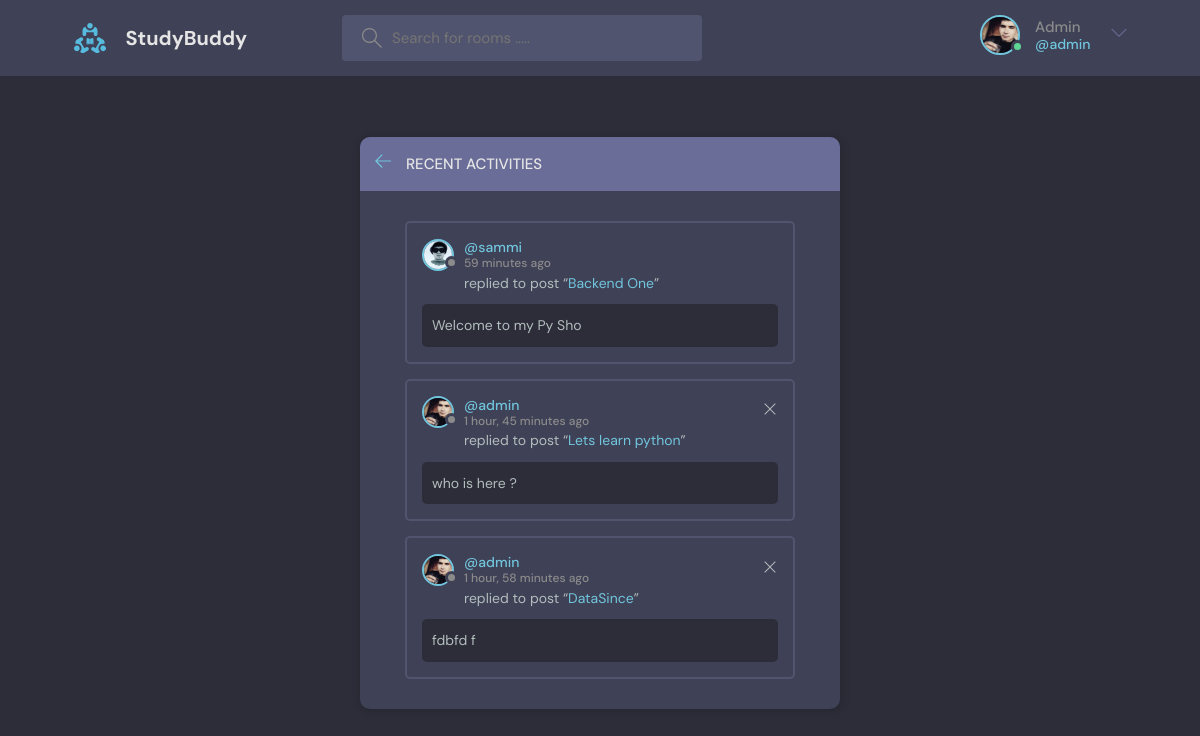
Page /activity_page/ (signed in) on the committed database.
### base/models.py (models this page shows)
class User(AbstractUser):
    name = models.CharField(max_length=200, null=True)
    email = models.EmailField(unique=True)
    bio = models.TextField(null=True)
    avator = models.ImageField(null=True, default='avatar.svg')
    USERNAME_FIELD = 'username'
    REQUIRED_FIELDS = []

class Message(models.Model):
    user = models.ForeignKey(User, on_delete=models.CASCADE)
    room = models.ForeignKey(Room, on_delete=models.CASCADE)
    body = models.TextField()
    updated = models.DateTimeField(auto_now=True)
    date = models.DateTimeField(auto_now_add=True)
    class Meta:
        ordering = ['-updated', '-date']
    def __str__(self):
        return self.body[0:20]

class Room(models.Model):
    host = models.ForeignKey(User, on_delete=models.SET_NULL, null=True)
    topic = models.ForeignKey(Topic, on_delete=models.SET_NULL, null=True)
    participants = models.ManyToManyField(User, related_name='participants', blank=True)
    name = models.CharField(max_length=200)
    description = models.TextField()
    updated = models.DateTimeField(auto_now=True)
    created = models.DateTimeField(auto_now_add=True)
    class Meta:
        ordering = ['-updated', '-created']
    def __str__(self) -> str:
        return self.name

### base/views.py (the view)
# urls.py: path('activity_page/', views.activityPage, name="activity_page"),
def activityPage(request):
    room_messages = Message.objects.all()
    context = {'room_messages': room_messages}
    return render(request, 'activity.html', context)

### base/templates/activity.html
{% extends 'main.html' %}
{% load static %}
{% block content %}
    <main class="layout">
      <div class="container">
        <div class="layout__box">
          <div class="layout__boxHeader">
            <div class="layout__boxTitle">
              <a href="{% url 'home' %}">
                <svg version="1.1" xmlns="http://www.w3.org/2000/svg" width="32" height="32" viewBox="0 0 32 32">
                  <title>arrow-left</title>
                  <path
                    d="M13.723 2.286l-13.723 13.714 13.719 13.714 1.616-1.611-10.96-10.96h27.625v-2.286h-27.625l10.965-10.965-1.616-1.607z"
                  ></path>
                </svg>
              </a>
              <h3>Recent Activities</h3>
            </div>
          </div>
          <div class="activities-page layout__body">
            {% for message in room_messages %}
            <div class="activities__box">
              <div class="activities__boxHeader roomListRoom__header">
                <a href="{% url 'profile' message.user.id %}" class="roomListRoom__author">
                  <div class="avatar avatar--small">
                    <img src="{{message.user.avator.url}}" />
                  </div>
                  <p>
                    @{{message.user}}
                    <span>{{message.date|timesince}} ago</span>
                  </p>
                </a>
                {% if request.user == message.user %}
                <div class="roomListRoom__actions">
                  <a href="{% url 'delete-message' message.id %}">
                    <svg version="1.1" xmlns="http://www.w3.org/2000/svg" width="32" height="32" viewBox="0 0 32 32">
                      <title>remove</title>
                      <path
                        d="M27.314 6.019l-1.333-1.333-9.98 9.981-9.981-9.981-1.333 1.333 9.981 9.981-9.981 9.98 1.333 1.333 9.981-9.98 9.98 9.98 1.333-1.333-9.98-9.98 9.98-9.981z"
                      ></path>
                    </svg>
                  </a>
                </div>
                {% endif %}
              </div>
              <div class="activities__boxContent">
                <p>replied to post “<a href="{% url 'room' message.room.id %}">{{message.room}}</a>”</p>
                <div class="activities__boxRoomContent">
                  {{message}}
                </div>
              </div>
            </div>
            {% endfor %}
          </div>
        </div>
      </div>
    </main>
    {% endblock %}

### templates/navbar.html (shortened to what this page needs)
{% load static %}
<header class="header header--loggedIn">
   <div class="container">
      <a href="{% url 'home' %}" class="header__logo">
         <img src="{% static 'assets/logo.svg' %}" />
         <h1>StudyBuddy</h1>
      </a>
      <form class="header__search" method="GET" action="{% url 'home' %}">
         <label>
            <input type="text" name="q" id="" placeholder="Search for rooms .....">
         </label>
      </form>
      <nav class="header__menu">
         {% if request.user.is_authenticated %}
            <div class="header__user">
               <a href="{% url 'profile' request.user.id %}">
                  <div class="avatar avatar--medium active">
                     <img src="{{request.user.avator.url}}" />
                  </div>
                  <p>{{request.user.username.title}} <span>@{{request.user.username}}</span></p>
               </a>
               <button class="dropdown-button">
                  <svg version="1.1" xmlns="http://www.w3.org/2000/svg" width="32" height="32" viewBox="0 0 32 32">
                     <title>chevron-down</title>
                     <path d="M16 21l-13-13h-3l16 16 16-16h-3l-13 13z"></path>
                  </svg>
               </button>
            </div>
         {% else %}
            <a href="{% url 'login' %}">
               <img src="/static/assets/avatar.svg" />
               <p>Login</p>
            </a>
         {% endif %}
      </nav>
   </div>
</header>

### rows in the picture
User: user.avator (picture), user.username "Admin", user.username "admin"
Message: user.avator (picture), user "sammi", date "59 minutes", room "Backend One", body "Welcome to my Py Sho"
Message: user.avator (picture), user "admin", date "1 hour, 45 minutes", room "Lets learn python", body "who is here ?"
Message: user.avator (picture), user "admin", date "1 hour, 58 minutes", room "DataSince", body "fdbfd f"
